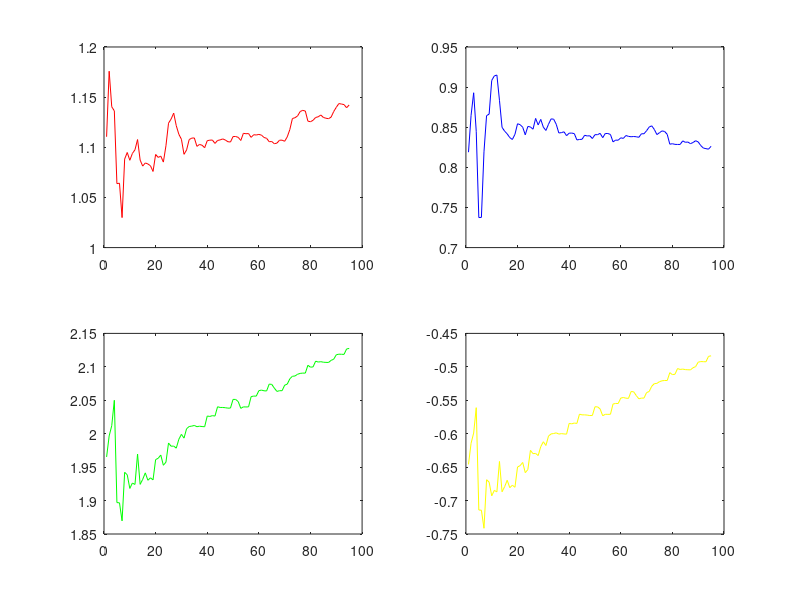

This chart was generated by the following MATLAB code:
% on propose l'algorithme MCR Pondérés à Trace constante 

taux=2;

%Initialisation 
a=1;
b=0.7;
c=2;
d=-1;


N=100 ;
U=randi([0 1],1,N);  
% Y=zeros(1,N);
Y(1)=U(1);
Y(2)=U(2);
%cas où les paramètres a, b, c et d ne sont pas constants 
% mais convergents vers des valeurs constantes.
for i=3:N;
    a_k= a*(1-0.5*exp(-i));
    b_k= b*(1-0.5*exp(-i));
    c_k= c*(1-0.5*exp(-i));
    d_k= d*(1-0.5*exp(-i));



    Y(i)=c_k*U(i-1)+d_k*U(i-2)-a_k*Y(i-1)-b_k*Y(i-2);
end; % creation de la sortie 

bruit_faible_amplitude= 0.1*randi([0 1],1,N); 

Y=Y+bruit_faible_amplitude; %Ajout de la bruit à la sortie


%initialiser teta par les premier valeur 
A=[-Y(5) -Y(4) U(5) U(4);-Y(4) -Y(3) U(4) U(3);-Y(3) -Y(2) U(3) U(2);-Y(2) -Y(1) U(2) U(1)];
B=[Y(6);Y(5);Y(4);Y(3)];
teta=pinv(A)*B;
P=taux*eye(4);
TETA=teta;



lambda1 = .95 ; % facteur d'oublie 1
lambda2=   1.5; % facteur d'oublie 2
alpha=lambda1/lambda2;

for k=7:N;  
     h=[-Y(k-1) -Y(k-2) U(k-1) U(k-1)]';
   
     lambda1=(1/(4*taux))*trace(P-1/(alpha+h'*P*h)*P*h*h'*P);
     G    =         P*h*inv(alpha+h'*P*h);
     teta =         teta+G*(Y(k)-h'*teta);
     P    =         (1/lambda1)*(eye(4)-G*h')*P;
     TETA =         [TETA,teta];
end;
a_estimated=teta(1)
b_estimated=teta(2)
c_estimated=teta(3)
d_estimated=teta(4)

Erreur=[a;b;c;d]-teta
subplot(221)
plot(1:N-5,TETA(1,:),'r')
subplot(222)
plot(1:N-5, TETA(2,:),'b')
subplot(223)
plot(1:N-5,TETA(3,:),'g')
subplot(224)
plot(1:N-5, TETA(4,:),'y')
